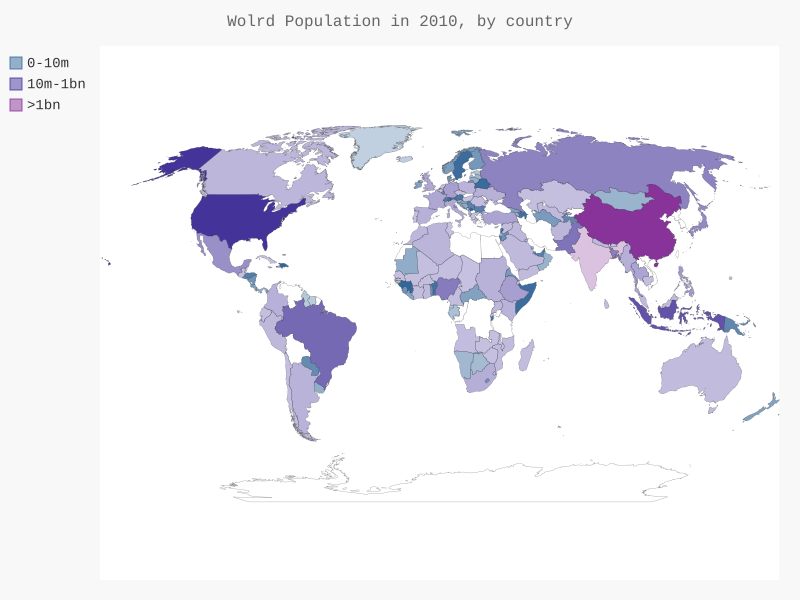

Recreate this plot in Python.
import json
import pygal

from countries import get_country_code
from pygal.style import RotateStyle as RS, LightColorizedStyle as LCS

filename = 'Population/population_data.json'
with open(filename) as f:
    pop_data = json.load(f)

# 打印每个国家2010年的人口数量
cc_populations = {}
for pop_dict in pop_data:
    if pop_dict['Year'] == '2010':
        country_name = pop_dict['Country Name']
        population = int(float(pop_dict['Value']))
        country_code = get_country_code(country_name)
        if country_code:
            # print(country_code + ': ', population)
            cc_populations[country_code] = population
        else:
            # print('ERROR - ' + country_name)
            continue

cc_pops_1, cc_pops_2, cc_pops_3 = {}, {}, {}
for cc, pop in cc_populations.items():
    if pop < 10000000:
        cc_pops_1[cc] = pop
    elif pop < 1000000000:
        cc_pops_2[cc] = pop
    else:
        cc_pops_3[cc] = pop

# print(len(cc_pops_1), len(cc_pops_2), len(cc_pops_3))

wm_style = RS('#336699', base_style=LCS)
wm = pygal.maps.world.World(style=wm_style)
wm.title = "Wolrd Population in 2010, by country"
wm.add('0-10m', cc_pops_1)
wm.add('10m-1bn', cc_pops_2)
wm.add('>1bn', cc_pops_3)

wm.render_to_file('Population/world_population.svg')
